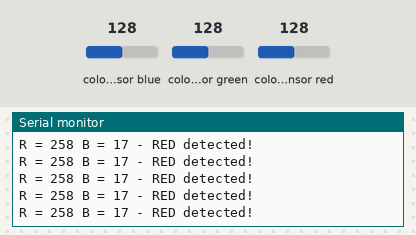
Bench run of a sketch on a simulated Arduino Uno, built with avr-gcc and run on an emulated ATmega328P. Parts: the last lines printed to the serial monitor. Wiring (inferred from the names in the program): TCS3200 colour sensor: output pin 8; S2 pin 6; S3 pin 7; S0 pin 4; S1 pin 5. The inputs (shaded band) are chosen by the test bench; at power-on: colour sensor blue 128, colour sensor red 128, colour sensor green 128.

Above: at 1.2 s.
1.3 s: colour sensor blue set to 5
At 1.8 s:
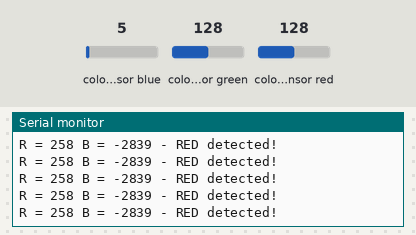
4.3 s: colour sensor red set to 5
At 4.8 s:
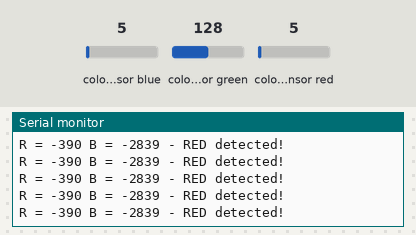
7.3 s: colour sensor blue set to 64
At 7.9 s:
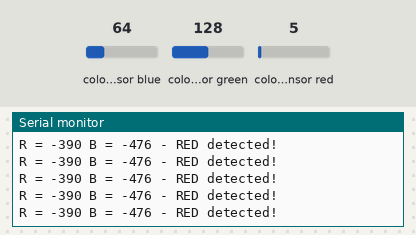
10.3 s: colour sensor blue set to 128
At 10.8 s:
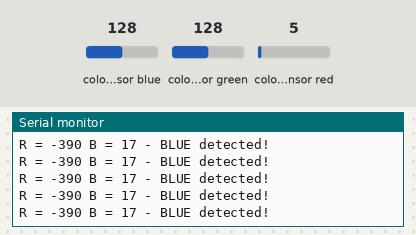
12.2 s: colour sensor red set to 64
At 13.3 s:
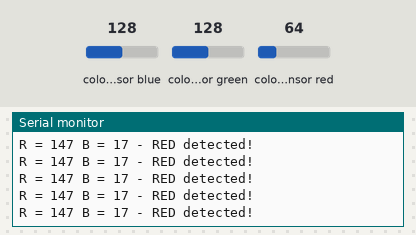
Timing chart, 0 to 15.2 s (numbered marks = the images above; inputs shaded):
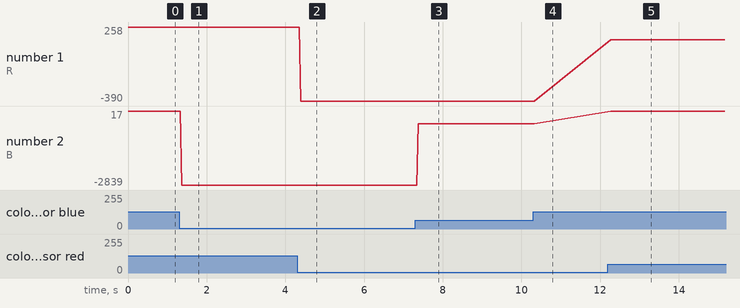

Measured:
- after the input at 1.3 s, the serial monitor: prints a new line after 0.06 s (image 1)
- after the input at 4.3 s, the serial monitor: prints a new line after 0.09 s (image 2)
- after the input at 7.3 s, the serial monitor: prints a new line after 0.08 s (image 3)
- after the input at 10.3 s, the serial monitor: prints a new line after 0.07 s (image 4)
- after the input at 12.2 s, the serial monitor: prints a new line after 0.08 s (image 5)
- plotted number 1: 258 → -390 after the input at 4.3 s, -390 → 147 after the input at 12.2 s
- plotted number 2: 17 → -2839 after the input at 1.3 s, -2839 → -476 after the input at 7.3 s

The sketch:

color_sensor_test2.ino
```cpp
/*********
  Rui Santos
  Complete project details at https://randomnerdtutorials.com
*********/

// TCS230 or TCS3200 pins wiring to Arduino
#define S0 4
#define S1 5
#define S2 6
#define S3 7
#define sensorOut 8

// Stores frequency read by the photodiodes
int redFrequency = 0;
int greenFrequency = 0;
int blueFrequency = 0;

// Stores the red. green and blue colors
int redColor = 0;
int greenColor = 0;
int blueColor = 0;

void setup() {
  // Setting the outputs
  pinMode(S0, OUTPUT);
  pinMode(S1, OUTPUT);
  pinMode(S2, OUTPUT);
  pinMode(S3, OUTPUT);

  // Setting the sensorOut as an input
  pinMode(sensorOut, INPUT);

  // Setting frequency scaling to 20%
  digitalWrite(S0,HIGH);
  digitalWrite(S1,LOW);

  // Begins serial communication
  Serial.begin(9600);
}

void loop() {
  // Setting RED (R) filtered photodiodes to be read
  digitalWrite(S2,LOW);
  digitalWrite(S3,LOW);

  // Reading the output frequency
  redFrequency = pulseIn(sensorOut, LOW);
  // Remaping the value of the RED (R) frequency from 0 to 255
  // You must replace with your own values. Here's an example:
  // redColor = map(redFrequency, 70, 120, 255,0);
  redColor = map(redFrequency, 40, 106, 255,0);

  // Printing the RED (R) value
  Serial.print("R = ");
  Serial.print(redColor);

  // Setting BLUE (B) filtered photodiodes to be read
  digitalWrite(S2,LOW);
  digitalWrite(S3,HIGH);

  // Reading the output frequency
  blueFrequency = pulseIn(sensorOut, LOW);
  // Remaping the value of the BLUE (B) frequency from 0 to 255
  // You must replace with your own values. Here's an example:
  // blueColor = map(blueFrequency, 38, 84, 255, 0);
  blueColor = map(blueFrequency, 25, 40, 255, 0);

  // Printing the BLUE (B) value
  Serial.print(" B = ");
  Serial.print(blueColor);

  // Checks the current detected color and prints
  // a message in the serial monitor
  if(redColor > blueColor){
      Serial.println(" - RED detected!");
  }
  if(blueColor > redColor){
    Serial.println(" - BLUE detected!");
  }
}
```
